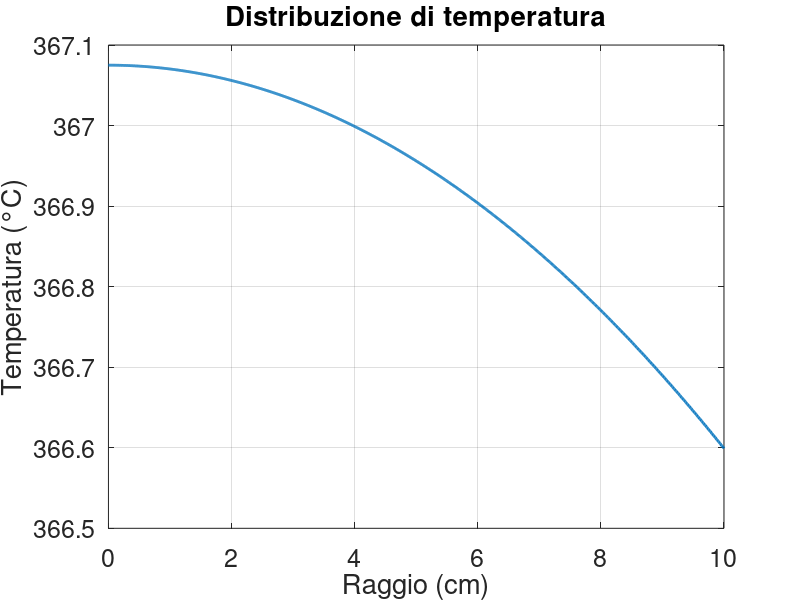

MATLAB code for this plot:
clc; 
%clear; 
close all;

%% dati
% fisici
Tco2 = 300;         % °C
hh = 50;            % W/m^2K
qvol = 8e4;         % W/m^3
kbarra = 350;       % W/mK
kss = 50;           % W/mK

% topologia
d1 = .2;            % m
d2 = .23;           % m
LL = .5;            % m

surfi1 = pi*d1^2/4;             % m^2
surfi2 = pi*(d2^2-d1^2)/4;      % m^2
surfe = pi*(d1^2+d2^2)/4;       % m^2 COSTANTE (perché entrambi??)

vol1 = surfi1*LL;           % m^3
vol2 = surfi2*LL/2;         % m^3
voltot = vol1+vol2;         % m^3 COSTANTE

%% griglia
dr = 1e-4;
rr = (0:dr:d1/2)';
nn = length(rr);

kk = kbarra;

%% AA & bb
diag_s = dr+2*rr;
diag_p = -4*rr + 2*rr*surfe/voltot*hh/-kk*dr^2;
diag_i = -dr+2*rr;
AA = spdiags([[diag_i(2:end); 0] diag_p [0; diag_s(1:end-1)]], -1:1, nn, nn);

bb = 2*dr^2*rr*(qvol+hh*Tco2*surfe/voltot)/-kk;

%% coco & TT
% neuman omo centrale
AA(1,1) = 1;
AA(1,2) = -1;
bb(1) = 0;

% robin esterna
AA(end,end-1) = -1;
AA(end,end) = 1 + hh*dr/kk;
bb(end) = hh*dr/kk*Tco2;

TT = AA\bb;

%% plotto
figure(1)
plot(rr*1e2,TT,'linewidth',2)
grid on
box on
title ('Distribuzione di temperatura')
xlabel('Raggio (cm)')
ylabel('Temperatura (°C)')
set(gca,'fontsize',18)
